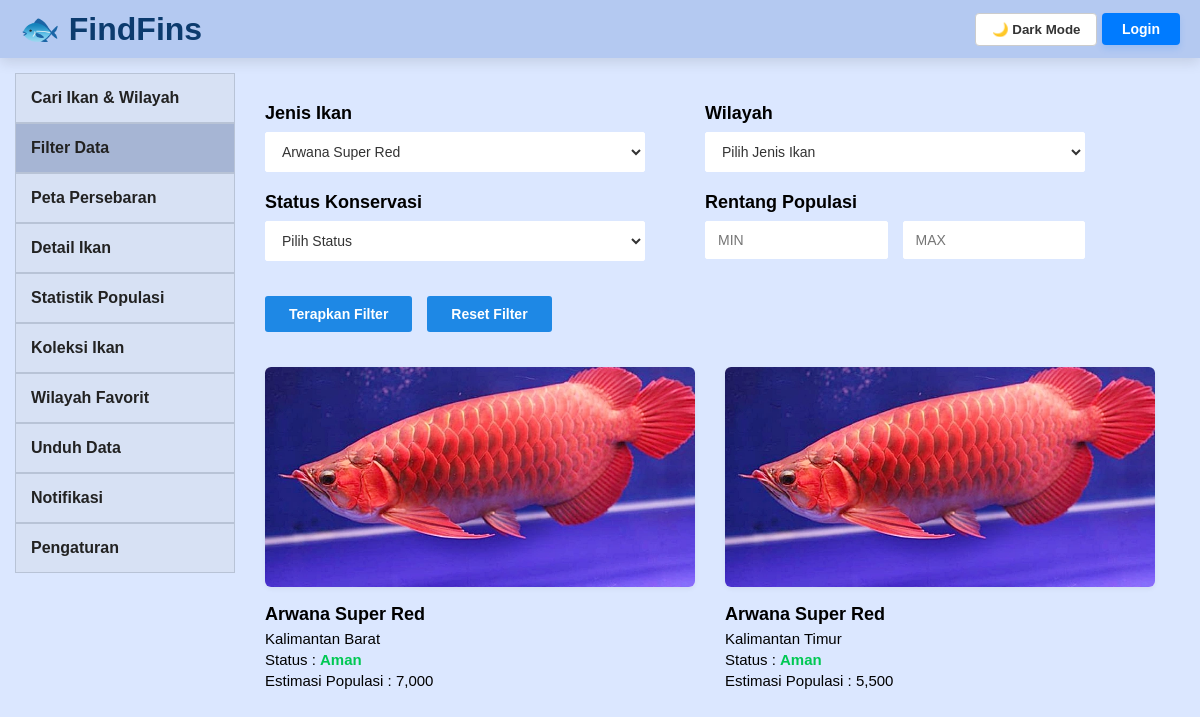
The page /pages/filter.php?fish=2 on the database its author committed.
### tables this page shows
CREATE TABLE MsFishDetail (
    fish_id             INT AUTO_INCREMENT PRIMARY KEY,
    fish_name           VARCHAR(100) NOT NULL,
    phylum              VARCHAR(100) DEFAULT NULL,
    class_name          VARCHAR(100) DEFAULT NULL,
    order_name          VARCHAR(100) DEFAULT NULL,
    family              VARCHAR(100) DEFAULT NULL,
    genus               VARCHAR(100) DEFAULT NULL,
    habitat             VARCHAR(100) DEFAULT NULL,
    size_info           VARCHAR(150) DEFAULT NULL,
    food                VARCHAR(150) DEFAULT NULL,
    conservation_status enum('Aman','Rentan','Terancam','Kritis') DEFAULT 'Aman',
    fish_image          VARCHAR(255) DEFAULT NULL
);

### pages/filter.php (the view, shortened to what this page needs)
<?php
$currentPage = 'filter';
require_once "../config/db.php";
$fish = $_GET['fish'] ?? '';
$minPop = $_GET['min_pop'] ?? '';
$maxPop = $_GET['max_pop'] ?? '';
$sql = "
SELECT DISTINCT
    f.fish_id,
    f.fish_name,
    f.fish_image,
    f.conservation_status,
    r.region_name,
    g.population
FROM MsFishDetail f
JOIN MsFishGeo g ON f.fish_id = g.fish_id
JOIN MsRegion r ON g.region_id = r.region_id
WHERE 1=1
";
if ($fish != '') {
    $sql .= " AND f.fish_id = '".mysqli_real_escape_string($conn,$fish)."'";
}
$result = mysqli_query($conn,$sql);
$fishList = mysqli_query($conn, "SELECT fish_id, fish_name FROM MsFishDetail");
?>
<!DOCTYPE html>
<html lang="en">
<head>
    <link rel="stylesheet" href="../assets/css/filter.css">
</head>
<body>
    <div class="topbar">
        <div class="logo">
            <a href="../index.php">🐟 FindFins</a>
        </div>
        <div class="topbar-right">
            <button id="darkModeBtn">
            </button>
            <?php if (isset($_SESSION['username'])): ?>
                <span class="user-greeting">
                    Halo, <?= htmlspecialchars($_SESSION['username']) ?>
                </span>
            <?php else: ?>
                <a href="../login.php" class="btn-login">
                    Login
                </a>
            <?php endif; ?>
        </div>
    </div>
    <div class="page-container">
        <aside class="sidebar">
            <a href="search.php" class="<?= $currentPage == 'search' ? 'active' : '' ?>">Cari Ikan & Wilayah</a>
            <a href="filter.php" class="<?= $currentPage == 'filter' ? 'active' : '' ?>">Filter Data</a>
            <a href="peta.php" class="<?= $currentPage == 'peta' ? 'active' : '' ?>">Peta Persebaran</a>
            <a href="detail.php" class="<?= $currentPage == 'detail' ? 'active' : '' ?>">Detail Ikan</a>
            <a href="population.php" class="<?= $currentPage == 'population' ? 'active' : '' ?>">Statistik Populasi</a>
            <a href="collection.php" class="<?= $currentPage == 'collection' ? 'active' : '' ?>">Koleksi Ikan</a>
            <a href="favorite.php" class="<?= $currentPage == 'favorite' ? 'active' : '' ?>">Wilayah Favorit</a>
            <a href="download.php" class="<?= $currentPage == 'download' ? 'active' : '' ?>">Unduh Data</a>
            <a href="notification.php" class="<?= $currentPage == 'notification' ? 'active' : '' ?>">Notifikasi</a>
            <a href="setting.php" class="<?= $currentPage == 'setting' ? 'active' : '' ?>">Pengaturan</a>
        </aside>
        <div class="content">
            <form method="GET" class="filter-form">
                <div class="search-row">
                    <label>Jenis Ikan</label>
                    <select name="fish">
                        <?php mysqli_data_seek($fishList, 0); ?>
                        <?php while($f = mysqli_fetch_assoc($fishList)): ?>
                            <option value="<?= $f['fish_id'] ?>" <?= $fish == $f['fish_id'] ? 'selected' : '' ?>>
                                <?= htmlspecialchars($f['fish_name']) ?>
                            </option>
                        <?php endwhile; ?>
                    </select>
                </div>
                <div class="search-row">
                    <label>Wilayah</label>
                    <select name="region">
                        <option value="">Pilih Jenis Ikan</option>
                    </select>
                </div>
                <div class="search-row">
                    <label>Status Konservasi</label>
                    <select name="status">
                        <option value="">Pilih Status</option>
                    </select>
                </div>
                <div class="search-row">
                    <label>Rentang Populasi</label>
                    <div class="range-inputs">
                        <input type="number" name="min_pop" placeholder="MIN" value="<?= htmlspecialchars($minPop) ?>">
                        <input type="number" name="max_pop" placeholder="MAX" value="<?= htmlspecialchars($maxPop) ?>">
                    </div>
                </div>
                <div class="form-actions">
                    <button type="submit" class="btn-apply">Terapkan Filter</button>
                    <button type="button" class="btn-reset" onclick="window.location='filter.php'">Reset Filter</button>
                </div>
            </form>
            <div class="results">
                <?php if (mysqli_num_rows($result) > 0): ?>
                    <?php while($row = mysqli_fetch_assoc($result)): ?>
                        <div class="fish-card">
                            <div class="card-image-wrapper">
                                <img src="../<?= htmlspecialchars($row['fish_image']) ?>" alt="<?= htmlspecialchars($row['fish_name']) ?>">
                            </div>
                            <div class="fish-info">
                                <h4><?= htmlspecialchars($row['fish_name']) ?></h4>
                                <p><?= htmlspecialchars($row['region_name']) ?></p>
                                <?php
                                    $status = $row['conservation_status'];
                                    if ($status == 'Aman') {
                                        $statusClass = 'safe';
                                    } elseif ($status == 'Rentan') {
                                        $statusClass = 'warning';
                                    } else {
                                        $statusClass = 'danger';
                                    }
                                ?>
                                <div class="fish-status">
                                    Status : <span class="<?= $statusClass ?>"><?= htmlspecialchars($row['conservation_status']) ?></span>
                                </div>
                                <p>Estimasi Populasi : <?= number_format($row['population']) ?></p>
                            </div>
                        </div>
                    <?php endwhile; ?>
                <?php else: ?>
                    <p style="grid-column: span 2;">Data tidak ditemukan.</p>
                <?php endif; ?>
            </div>
        </div> </div>
</body>
</html>

### assets/css/filter.css (style rules this page uses)
* { margin: 0; padding: 0; box-sizing: border-box; font-family: Arial, sans-serif; transition: background 0.3s ease, color 0.3s ease, border-color 0.3s ease, box-shadow 0.3s ease; }
body { background: #dbe7ff; font-family: Arial, sans-serif; color: #E5F0FF; transition: background 0.3s, color 0.3s; }
.page-container { display: flex; padding: 15px; }
.topbar { display: flex; justify-content: space-between; align-items: center; background: #b4c9f1; padding: 10px 20px; box-shadow: 0 5px 12px rgba(0, 0, 0, 0.1); }
.sidebar { width: 220px; }
.sidebar a { display: block; padding: 15px; text-decoration: none; color: #222; border: 1px solid #b8c3d6; background: #d7e1f4; font-weight: bold; }
.active { background: #A6B5D4 !important; }
.content { flex: 1; padding: 30px; }
.logo { font-size: 32px; font-weight: 800; color: #0c3b6e; }
.logo a { text-decoration: none; color: #0c3b6e; }
#darkModeBtn { background: #fff; color: #333; border: 1px solid #ccc; padding: 8px 16px; border-radius: 4px; cursor: pointer; font-weight: bold; }
.btn-login { display: inline-block; background-color: #007bff; color: white; text-decoration: none; padding: 8px 20px; border-radius: 4px; font-weight: bold; font-size: 14px; box-shadow: 0 4px 6px rgba(0, 123, 255, 0.15); transition: background-color 0.2s; }
.filter-form { display: grid; grid-template-columns: repeat(2, 380px); gap: 20px 60px; margin-bottom: 35px; }
.search-row { display: flex; flex-direction: column; gap: 8px; }
.search-row label { font-size: 18px; font-weight: bold; color: #000000; }
.filter-form select, .filter-form input[type="number"] { width: 100%; padding: 10px 12px; font-size: 14px; border: 1px solid #ffffff; background-color: #ffffff; color: #333; border-radius: 2px; box-sizing: border-box; }
.range-inputs { display: flex; gap: 15px; }
.range-inputs input { flex: 1; text-align: left; }
.form-actions { grid-column: span 2; display: flex; gap: 15px; margin-top: 15px; }
.btn-apply, .btn-reset { background-color: #1e88e5 !important; color: #ffffff !important; padding: 10px 24px; font-size: 14px; font-weight: bold; border: none; border-radius: 3px; cursor: pointer; transition: background 0.2s; }
.results { display: grid; grid-template-columns: repeat(2, 1fr); gap: 30px; margin-top: 20px; clear: both; }
.fish-card { display: flex; flex-direction: column; gap: 12px; width: 100%; box-sizing: border-box; background-color: transparent; }
.card-image-wrapper { background-color: #ffffff; padding: 0; display: flex; justify-content: center; align-items: center; width: 100%; height: 220px; border-radius: 6px; box-shadow: 0 2px 5px rgba(0,0,0,0.05); overflow: hidden; }
.fish-card img { width: 100%; height: 100%; object-fit: cover; object-position: center; }
.fish-info h4 { font-size: 18px; font-weight: bold; margin: 5px 0; color: #000; }
.fish-info p { margin: 4px 0; font-size: 15px; color: #000; }
.fish-status { font-size: 15px; margin: 4px 0; color: black; }
.fish-status .safe { color: #00c853; font-weight: bold; }

### rows shown on the page
msfishdetail: fish_image (picture), fish_name "Arwana Super Red", region_name "Kalimantan Barat", conservation_status "Aman", population "7,000", region_name "Kalimantan Timur", population "5,500"

### other values the page prints
form field fish "Arwana Super Red"
